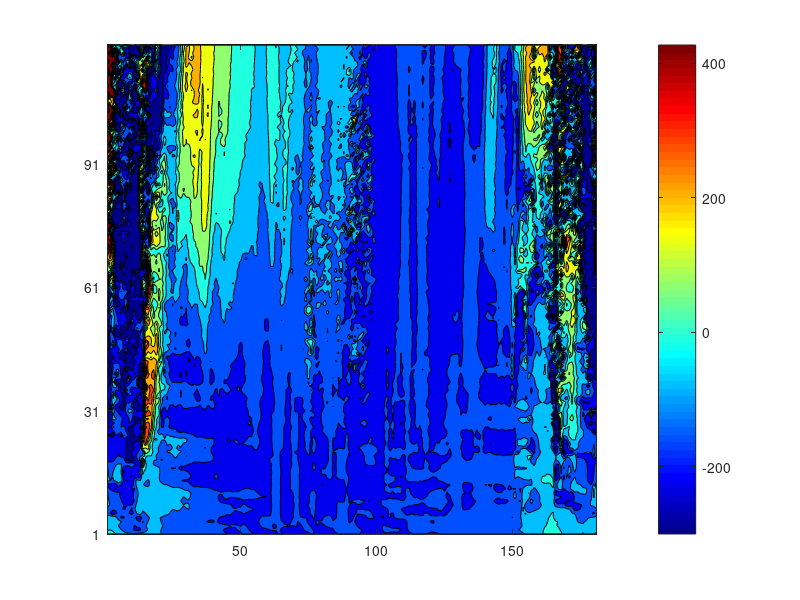

The MATLAB source for this figure: (Note: this script raises an error after producing the figure.)
clc; clear;

%% load
% load U_traj_linear_curve_roll.mat
% load U_traj_linear_curve_serp.mat
load U_traj_linear_curve_slit.mat
% load U_traj_linear_curve_side.mat

U_map_curve = U_map;
Rot_vec_curve = Rot_vec;
Tf_orientation_curve = Tf_orientation;

clear max min Motion_lambda param_coefficient U_map Rot_vec Tf_orientation;

% load U_traj_linear_mat_0.3_roll.mat
% load U_traj_linear_mat_0.5_roll.mat
% load U_traj_linear_mat_0.7_roll.mat
% load U_traj_linear_mat_0.9_roll.mat
% 
% load U_traj_linear_mat_0.3_serp.mat
% load U_traj_linear_mat_0.5_serp.mat
% load U_traj_linear_mat_0.7_serp.mat
% load U_traj_linear_mat_0.9_serp.mat
% 
% load U_traj_linear_mat_0.3_slit.mat
% load U_traj_linear_mat_0.5_slit.mat
load U_traj_linear_mat_0.7_slit.mat
% load U_traj_linear_mat_0.9_slit.mat

% load U_traj_linear_mat_0.3_side.mat
% load U_traj_linear_mat_0.5_side.mat
% load U_traj_linear_mat_0.7_side.mat
% load U_traj_linear_mat_0.9_side.mat

U_map_mat = U_map;
Rot_vec_mat = Rot_vec;
Tf_orientation_mat = Tf_orientation;

clear max min Motion_lambda param_coefficient U_map Rot_vec Tf_orientation;

U_map_curve = transpose(U_map_curve);
U_map_mat = transpose(U_map_mat);

Tf_orientation_curve = transpose(Tf_orientation_curve);
Tf_orientation_mat = transpose(Tf_orientation_mat);
%% 끝점 방위 값 연동
% U_map_curve = U_map_curve - 500 * abs(Tf_orientation_curve);
% U_map_mat = U_map_mat - 500 * abs(Tf_orientation_mat);

%% CoM 회전 값 연동
% U_map_curve = U_map_curve - 10 * abs(Rot_vec_curve(:,:,3)');
% U_map_mat = U_map_mat - 10 * abs(Rot_vec_mat(:,:,3)');

%%
U_map_mat = squeeze(U_map_mat);
U_map_curve = squeeze(U_map_curve);

U_map_mat = max(U_map_mat, -300);
U_map_curve = max(U_map_curve, -300);
% 
U_map_mat = min(U_map_mat, 500);
U_map_curve = min(U_map_curve, 500);
%%
figure; hAxes = gca;
contourf(U_map_curve);

pbaspect([1 1 0.8]);

colormap jet;
colorbar;

yticks(1:30:181);
yticklabels(["0","30","60","90","120","150","180"]);
a = get(gca,'YTickLabel');  
set(gca,'YTickLabel',a,'fontsize',11,'FontWeight','bold')

xticks(1:30:181);
xticklabels(["0","30","60","90","120","150","180"]);
a = get(gca,'XTickLabel');  
set(gca,'XTickLabel',a,'fontsize',11,'FontWeight','bold')

xline(31,LineWidth=1,LineStyle="--",Color=[0.8 0.8 0.8]);
xline(61,LineWidth=1,LineStyle="--",Color=[0.8 0.8 0.8]);
xline(91,LineWidth=1,LineStyle="--",Color=[0.8 0.8 0.8]);
xline(121,LineWidth=1,LineStyle="--",Color=[0.8 0.8 0.8]);
xline(151,LineWidth=1,LineStyle="--",Color=[0.8 0.8 0.8]);

yline(31,LineWidth=1,LineStyle="--",Color=[0.8 0.8 0.8]);
yline(61,LineWidth=1,LineStyle="--",Color=[0.8 0.8 0.8]);
yline(91,LineWidth=1,LineStyle="--",Color=[0.8 0.8 0.8]);

xlabel("Spatial parameter (degree)","FontSize",13,"FontName","arial","FontWeight","bold");
ylabel("Temporal parameter (rad)","FontSize",13,"FontName","arial","FontWeight","bold");

%%
figure; hAxes = gca;
contourf(U_map_mat);

pbaspect([1 1 0.8]);

colormap jet;
colorbar;

yticks(1:30:181);
yticklabels(["0","30","60","90","120","150","180"]);
a = get(gca,'YTickLabel');  
set(gca,'YTickLabel',a,'fontsize',11,'FontWeight','bold')

xticks(1:30:181);
xticklabels(["0","30","60","90","120","150","180"]);
a = get(gca,'XTickLabel');  
set(gca,'XTickLabel',a,'fontsize',11,'FontWeight','bold')

xline(31,LineWidth=1,LineStyle="--",Color=[0.8 0.8 0.8]);
xline(61,LineWidth=1,LineStyle="--",Color=[0.8 0.8 0.8]);
xline(91,LineWidth=1,LineStyle="--",Color=[0.8 0.8 0.8]);
xline(121,LineWidth=1,LineStyle="--",Color=[0.8 0.8 0.8]);
xline(151,LineWidth=1,LineStyle="--",Color=[0.8 0.8 0.8]);

yline(31,LineWidth=1,LineStyle="--",Color=[0.8 0.8 0.8]);
yline(61,LineWidth=1,LineStyle="--",Color=[0.8 0.8 0.8]);
yline(91,LineWidth=1,LineStyle="--",Color=[0.8 0.8 0.8]);

xlabel("Spatial parameter (degree)","FontSize",13,"FontName","arial","FontWeight","bold");
ylabel("Temporal parameter (rad)","FontSize",13,"FontName","arial","FontWeight","bold");

%%
% figure;
% contourf(rad2deg(Rot_vec_curve(:,:,3)))
% 
% %%
% figure
% contourf(rad2deg(Rot_vec_mat(:,:,3)))
% 
% %% 종료 머리 오리엔테이션
% figure;
% contourf(rad2deg(Tf_orientation_curve));
% 
% %%
% figure;
% contourf(rad2deg(Tf_orientation_mat));

%% 상관계수 비교

% U 값의 상관계수
fprintf("%s","U 상관계수")
norm_U_mat = normalize(U_map_mat);
norm_U_curve = normalize(U_map_curve);

corr2(norm_U_mat, norm_U_curve)

% CoM 평균 방위
fprintf("%s","CoM 상관계수")
norm_com_mat = normalize(Rot_vec_mat(:,:,3));
norm_com_curve = normalize(Rot_vec_curve(:,:,3));

corr2(norm_com_mat, norm_com_curve)
